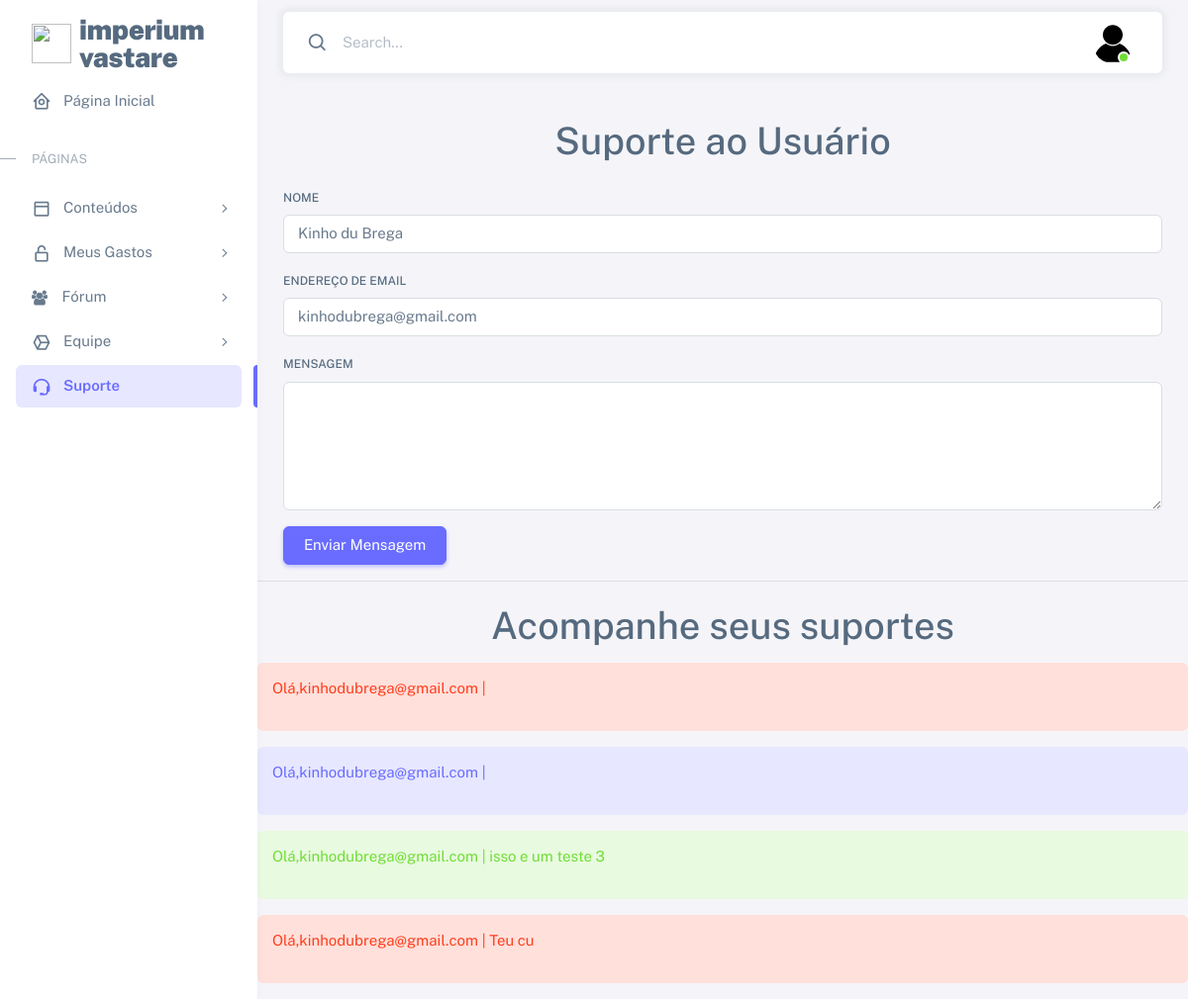
The app's page /suporte.php (signed in), older data.
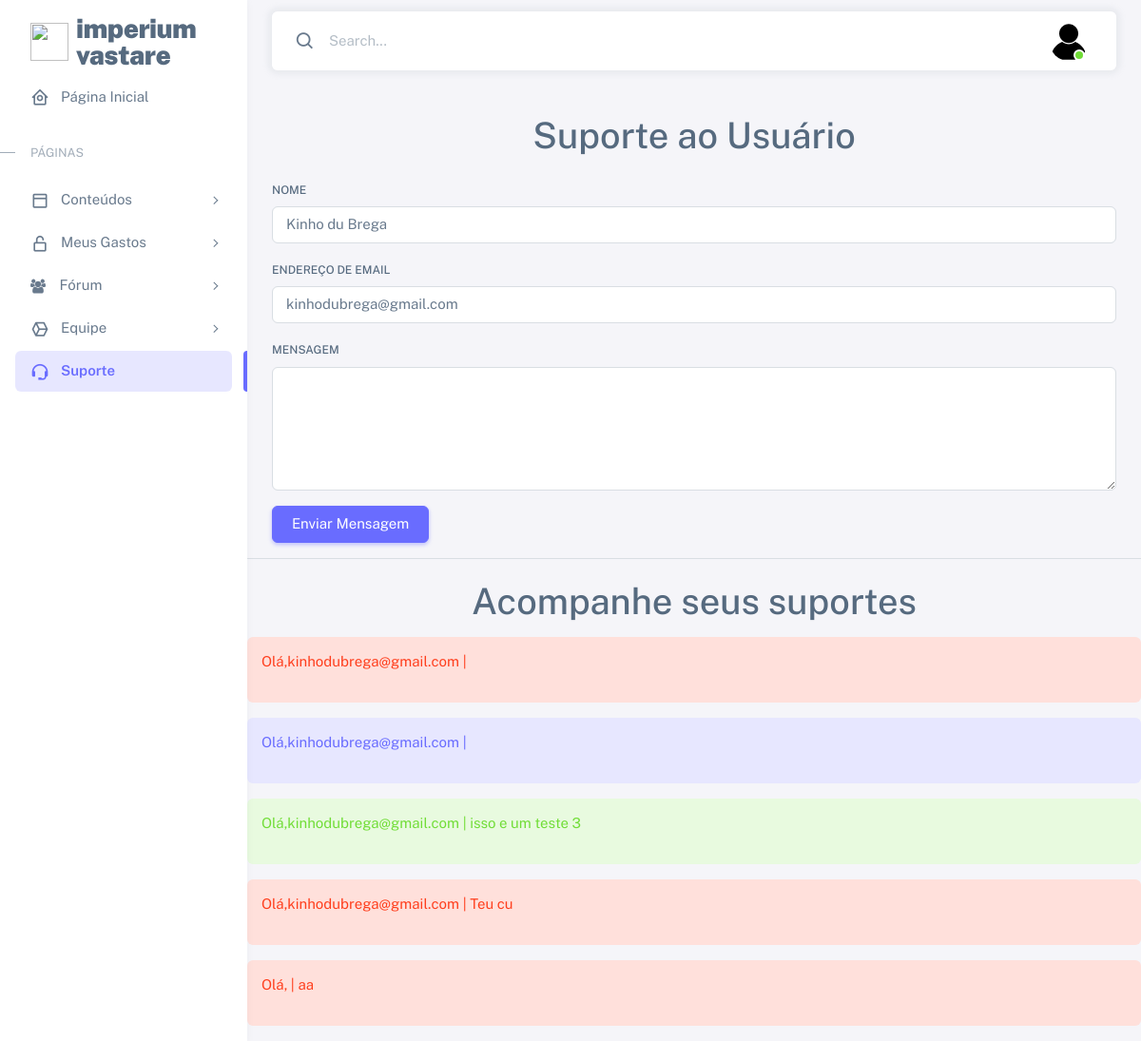
The same page, newer data.
### tables this page shows
CREATE TABLE `user` (
  `id` int(11) NOT NULL,
  `user` varchar(255) NOT NULL,
  `senha` varchar(255) NOT NULL,
  `nome` varchar(255) NOT NULL,
  `email` varchar(255) NOT NULL
);

CREATE TABLE `suporte` (
  `id` int(11) NOT NULL,
  `nome` varchar(255) NOT NULL,
  `email` varchar(255) NOT NULL,
  `message` varchar(255) NOT NULL,
  `idUser` int(11) NOT NULL,
  `status` int(11) NOT NULL DEFAULT 1,
  `ativo` tinyint(1) NOT NULL DEFAULT 1
);

### suporte.php (the view, shortened to what this page needs)
<?php
include_once('config.php');
include_once('config/conexao.php');
$sql =  "SELECT * FROM `user` WHERE id = " . $_SESSION['id'] . "";
$query = mysqli_query($conn, $sql);
$row = mysqli_fetch_assoc($query);
$idUser = $_SESSION['id'];
$sqlSuporte = "SELECT * FROM `suporte` WHERE idUser = " . $idUser . " ";
$querySuporte = mysqli_query($conn, $sqlSuporte);
$rowSuportes = mysqli_fetch_all($querySuporte);
?>
<body>
    <div class="layout-wrapper layout-content-navbar">
        <div class="layout-container">
            <aside id="layout-menu" class="layout-menu menu-vertical menu bg-menu-theme">
                <div class="app-brand demo">
                    <a href="index.php" class="app-brand-link">
                        <span class="app-brand-logo demo">
                            <i><img src="img/favicon-aba.svg" alt=""></i>
                        </span>
                        <span class="app-brand-text demo menu-text fw-bolder ms-2">Imperium <br>Vastare </span>
                    </a>
                </div>
                <ul class="menu-inner py-1">
                    <li class="menu-item">
                        <a href="index.php" class="menu-link">
                            <i class="menu-icon tf-icons bx bx-home-circle"></i>
                            <div data-i18n="Analytics">Página Inicial</div>
                        </a>
                    </li>
                    <li class="menu-header small text-uppercase">
                        <span class="menu-header-text">Páginas</span>
                    </li>
                    <li class="menu-item">
                        <a href="conteudo.php" class="menu-link menu-toggle">
                            <i class="menu-icon tf-icons bx bx-dock-top"></i>
                            <div data-i18n="Account Settings">Conteúdos</div>
                        </a>
                    </li>
                    <li class="menu-item">
                        <a href="meusgastos.php" class="menu-link menu-toggle">
                            <i class="menu-icon tf-icons bx bx-lock-open-alt"></i>
                            <div data-i18n="Authentications">Meus Gastos</div>
                        </a>
                    </li>
                    <li class="menu-item">
                        <a href="forum.php" class="menu-link menu-toggle">
                            <patch></patch>&nbsp;&nbsp;&nbsp;&nbsp;
                            <div data-i18n="Misc">Fórum</div>
                        </a>
                    <li class="menu-item">
                        <a href="equipe.php" class="menu-link menu-toggle">
                            <i class="menu-icon tf-icons bx bx-cube-alt"></i>
                            <div data-i18n="Misc">Equipe</div>
                        </a>
                    <li class="menu-item active">
                        <a href="suporte.php" class="menu-link">
                            <i class="menu-icon tf-icons bx bx-support"></i>
                            <div data-i18n="Support">Suporte</div>
                        </a>
                    </li>
                </ul>
            </aside>
            <div class="layout-page">
                <nav class="layout-navbar container-xxl navbar navbar-expand-xl navbar-detached align-items-center bg-navbar-theme" id="layout-navbar">
                    <div class="navbar-nav-right d-flex align-items-center" id="navbar-collapse">
                        <div class="navbar-nav align-items-center">
                            <div class="nav-item d-flex align-items-center">
                                <i class="bx bx-search fs-4 lh-0"></i>
                                <input type="text" class="form-control border-0 shadow-none" placeholder="Search..." aria-label="Search..." />
                            </div>
                        </div>
                        <ul class="navbar-nav flex-row align-items-center ms-auto">
                            <li class="nav-item navbar-dropdown dropdown-user dropdown">
                                <a class="nav-link dropdown-toggle hide-arrow" href="javascript:void(0);" data-bs-toggle="dropdown">
                                    <div class="avatar avatar-online">
                                        <img src="img/fotodeperfilbase.svg" alt class="w-px-40 h-auto rounded-circle" />
                                    </div>
                                </a>
                            </li>
                        </ul>
                    </div>
                </nav>
                <div class="container mt-5">
                    <h1 class="mb-4 text-center">Suporte ao Usuário</h1>
                    <form method="POST" action="config/criarSuporte.php">
                        <div class="mb-3">
                            <label for="nome" class="form-label">Nome</label>
                            <input type="text" class="form-control" id="nome" name="nome" value="<?php echo $row['nome'] ?>">
                        </div>
                        <div class="mb-3">
                            <label for="email" class="form-label">Endereço de Email</label>
                            <input type="email" class="form-control" name="email" id="email" value="<?php echo $row['email'] ?>">
                        </div>
                        <div class="mb-3">
                            <label for="mensagem" class="form-label">Mensagem</label>
                            <textarea class="form-control" name="message" id="mensagem" required rows="5"></textarea>
                        </div>
                        <button type="submit" class="btn btn-primary">Enviar Mensagem</button>
                    </form>
                </div>
                <hr>
                <h1 class="mt-2 text-center">Acompanhe seus suportes</h1>
                <?php
                $cor = "";
                foreach ($rowSuportes as $linha) {
                    if ($linha[5] == 1) {
                        $cor = 'danger';
                    } elseif ($linha[5] == 2) {
                        $cor = 'primary';
                    } else {
                        $cor = 'success';
                    }
                    echo ' <div class="alert alert-' . $cor . '" role="alert">
                            <p>Olá,' . $linha[2] . ' | ' . $linha[3] . '</p>
                        </div>';
                }
                ?>
</body>
</body>
</html>

### config.php (shortened to what this page needs)
<!DOCTYPE html>
<html lang="en" class="light-style layout-menu-fixed" id="minhaDiv" dir="ltr" data-theme="theme-default" data-assets-path="../assets/" data-template="vertical-menu-template-free">
<head>
    <link href='https://unpkg.com/boxicons@2.1.4/css/boxicons.min.css' rel='stylesheet'>
    <link rel="stylesheet" href="css/core.css" class="template-customizer-core-css" />
    <link rel="stylesheet" href="css/theme-default.css" class="template-customizer-theme-css" />
    <link rel="stylesheet" href="css/demo.css" />
    <link rel="stylesheet" href="https://cdnjs.cloudflare.com/ajax/libs/animate.css/4.1.1/animate.min.css"/>
</head>
<body>

### css/theme-default.css (style rules this page uses)
.bg-menu-theme .menu-header { position: relative; }
.bg-menu-theme .menu-header:before { content: ""; position: absolute; left: 0; top: 1.1875rem; width: 1rem; height: 1px; transition: all 0.3s ease-in-out; }
.layout-wrapper:not(.layout-horizontal) .bg-menu-theme .menu-inner .menu-item .menu-link { border-radius: 0.375rem; }
.layout-wrapper:not(.layout-horizontal) .bg-menu-theme .menu-inner > .menu-item.active:before { content: ""; position: absolute; right: 0; width: 0.25rem; height: 2.6845rem; border-radius: 0.375rem 0 0 0.375rem; }
.alert-primary { background-color: #e7e7ff; border-color: #d2d3ff; color: #696cff; }
.btn-primary { color: #fff; background-color: #696cff; border-color: #696cff; box-shadow: 0 0.125rem 0.25rem 0 rgba(105, 108, 255, 0.4); }
a { color: #696cff; }
.bg-navbar-theme { background-color: #fff !important; color: #697a8d; }
.bg-navbar-theme .navbar-nav > .nav-link, .bg-navbar-theme .navbar-nav > .nav-item > .nav-link, .bg-navbar-theme .navbar-nav > .nav > .nav-item > .nav-link { color: #697a8d; }
.layout-navbar { background-color: rgba(255, 255, 255, 0.95) !important; -webkit-backdrop-filter: saturate(200%) blur(6px); backdrop-filter: saturate(200%) blur(6px); }
.navbar-detached { box-shadow: 0 0 0.375rem 0.25rem rgba(161, 172, 184, 0.15); }
.bg-menu-theme { background-color: #fff !important; color: #697a8d; }
.bg-menu-theme .menu-link, .bg-menu-theme .menu-horizontal-prev, .bg-menu-theme .menu-horizontal-next { color: #697a8d; }
.bg-menu-theme .menu-item.open:not(.menu-item-closing) > .menu-toggle, .bg-menu-theme .menu-item.active > .menu-link { color: #566a7f; }
.bg-menu-theme .menu-item.active > .menu-link:not(.menu-toggle) { background-color: #fff; }
.bg-menu-theme .menu-text { color: #566a7f; }
.bg-menu-theme .menu-header { color: #8f9baa; }
.bg-menu-theme .menu-inner > .menu-header::before { background-color: transparent; }
@media (min-width: 1200px) { .bg-menu-theme.menu-vertical { box-shadow: 0 0.125rem 0.375rem 0 rgba(161, 172, 184, 0.12); } }
.bg-menu-theme .menu-header { color: #a1acb8; }
.bg-menu-theme .menu-header:before { background-color: #a1acb8 !important; }
.bg-menu-theme.menu-vertical { box-shadow: 0 0.125rem 0.375rem 0 rgba(161, 172, 184, 0.12); }
.bg-menu-theme .menu-inner > .menu-item.active > .menu-link { color: #696cff; background-color: rgba(105, 108, 255, 0.16) !important; }
.bg-menu-theme .menu-inner > .menu-item.active:before { background: #696cff; }

### css/demo.css (style rules this page uses)
.menu .app-brand.demo { height: 64px; margin-top: 12px; }
.app-brand-text.demo { font-size: 1.75rem; letter-spacing: -0.5px; text-transform: lowercase; }

Row changes from the older to the newer data that the page shows:
added suporte: message "aa"
